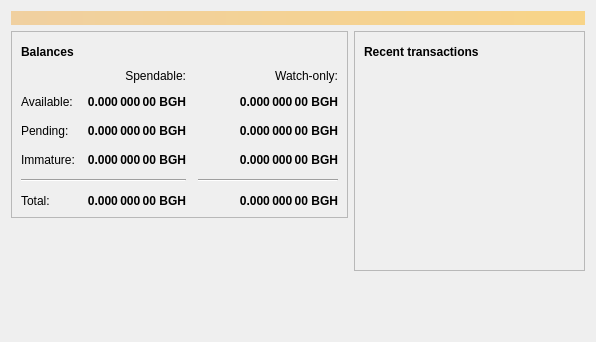
<?xml version="1.0" encoding="UTF-8"?>
<ui version="4.0">
 <class>OverviewPage</class>
 <widget class="QWidget" name="OverviewPage">
  <property name="geometry">
   <rect>
    <x>0</x>
    <y>0</y>
    <width>596</width>
    <height>342</height>
   </rect>
  </property>
  <property name="windowTitle">
   <string>Form</string>
  </property>
  <layout class="QVBoxLayout" name="topLayout">
   <item>
    <widget class="QLabel" name="labelAlerts">
     <property name="visible">
      <bool>false</bool>
     </property>
     <property name="styleSheet">
      <string notr="true">QLabel { background-color: qlineargradient(x1: 0, y1: 0, x2: 1, y2: 0, stop:0 #F0D0A0, stop:1 #F8D488); color:#000000; }</string>
     </property>
     <property name="wordWrap">
      <bool>true</bool>
     </property>
     <property name="margin">
      <number>3</number>
     </property>
     <property name="textInteractionFlags">
      <set>Qt::TextSelectableByMouse</set>
     </property>
    </widget>
   </item>
   <item>
    <layout class="QHBoxLayout" name="horizontalLayout" stretch="1,1">
     <item>
      <layout class="QVBoxLayout" name="verticalLayout_2">
       <item>
        <widget class="QFrame" name="frame">
         <property name="frameShape">
          <enum>QFrame::StyledPanel</enum>
         </property>
         <property name="frameShadow">
          <enum>QFrame::Raised</enum>
         </property>
         <layout class="QVBoxLayout" name="verticalLayout_4">
          <item>
           <layout class="QHBoxLayout" name="horizontalLayout_4">
            <item>
             <widget class="QLabel" name="label_5">
              <property name="font">
               <font>
                <weight>75</weight>
                <bold>true</bold>
               </font>
              </property>
              <property name="text">
               <string>Balances</string>
              </property>
             </widget>
            </item>
            <item>
             <widget class="QPushButton" name="labelWalletStatus">
              <property name="enabled">
               <bool>true</bool>
              </property>
              <property name="maximumSize">
               <size>
                <width>30</width>
                <height>16777215</height>
               </size>
              </property>
              <property name="toolTip">
               <string>The displayed information may be out of date. Your wallet automatically synchronizes with the Bitcoin network after a connection is established, but this process has not completed yet.</string>
              </property>
              <property name="text">
               <string/>
              </property>
              <property name="icon">
               <iconset resource="../bitcoin.qrc">
                <normaloff>:/icons/warning</normaloff>
                <disabledoff>:/icons/warning</disabledoff>:/icons/warning</iconset>
              </property>
              <property name="iconSize">
               <size>
                <width>24</width>
                <height>24</height>
               </size>
              </property>
              <property name="flat">
               <bool>true</bool>
              </property>
             </widget>
            </item>
            <item>
             <spacer name="horizontalSpacer_3">
              <property name="orientation">
               <enum>Qt::Horizontal</enum>
              </property>
              <property name="sizeHint" stdset="0">
               <size>
                <width>40</width>
                <height>20</height>
               </size>
              </property>
             </spacer>
            </item>
           </layout>
          </item>
          <item>
           <layout class="QGridLayout" name="gridLayout">
            <property name="spacing">
             <number>12</number>
            </property>
            <item row="2" column="2">
             <widget class="QLabel" name="labelWatchPending">
              <property name="font">
               <font>
                <weight>75</weight>
                <bold>true</bold>
               </font>
              </property>
              <property name="cursor">
               <cursorShape>IBeamCursor</cursorShape>
              </property>
              <property name="toolTip">
               <string>Unconfirmed transactions to watch-only addresses</string>
              </property>
              <property name="text">
               <string notr="true">0.000 000 00 BGH</string>
              </property>
              <property name="alignment">
               <set>Qt::AlignRight|Qt::AlignTrailing|Qt::AlignVCenter</set>
              </property>
              <property name="textInteractionFlags">
               <set>Qt::LinksAccessibleByMouse|Qt::TextSelectableByKeyboard|Qt::TextSelectableByMouse</set>
              </property>
             </widget>
            </item>
            <item row="2" column="1">
             <widget class="QLabel" name="labelUnconfirmed">
              <property name="font">
               <font>
                <weight>75</weight>
                <bold>true</bold>
               </font>
              </property>
              <property name="cursor">
               <cursorShape>IBeamCursor</cursorShape>
              </property>
              <property name="toolTip">
               <string>Total of transactions that have yet to be confirmed, and do not yet count toward the spendable balance</string>
              </property>
              <property name="text">
               <string notr="true">0.000 000 00 BGH</string>
              </property>
              <property name="alignment">
               <set>Qt::AlignRight|Qt::AlignTrailing|Qt::AlignVCenter</set>
              </property>
              <property name="textInteractionFlags">
               <set>Qt::LinksAccessibleByMouse|Qt::TextSelectableByKeyboard|Qt::TextSelectableByMouse</set>
              </property>
             </widget>
            </item>
            <item row="3" column="2">
             <widget class="QLabel" name="labelWatchImmature">
              <property name="font">
               <font>
                <weight>75</weight>
                <bold>true</bold>
               </font>
              </property>
              <property name="cursor">
               <cursorShape>IBeamCursor</cursorShape>
              </property>
              <property name="toolTip">
               <string>Mined balance in watch-only addresses that has not yet matured</string>
              </property>
              <property name="text">
               <string notr="true">0.000 000 00 BGH</string>
              </property>
              <property name="alignment">
               <set>Qt::AlignRight|Qt::AlignTrailing|Qt::AlignVCenter</set>
              </property>
              <property name="textInteractionFlags">
               <set>Qt::LinksAccessibleByMouse|Qt::TextSelectableByKeyboard|Qt::TextSelectableByMouse</set>
              </property>
             </widget>
            </item>
            <item row="4" column="0" colspan="2">
             <widget class="Line" name="line">
              <property name="orientation">
               <enum>Qt::Horizontal</enum>
              </property>
             </widget>
            </item>
            <item row="4" column="2">
             <widget class="Line" name="lineWatchBalance">
              <property name="sizePolicy">
               <sizepolicy hsizetype="Preferred" vsizetype="Fixed">
                <horstretch>0</horstretch>
                <verstretch>0</verstretch>
               </sizepolicy>
              </property>
              <property name="minimumSize">
               <size>
                <width>140</width>
                <height>0</height>
               </size>
              </property>
              <property name="orientation">
               <enum>Qt::Horizontal</enum>
              </property>
             </widget>
            </item>
            <item row="5" column="0">
             <widget class="QLabel" name="labelTotalText">
              <property name="text">
               <string>Total:</string>
              </property>
             </widget>
            </item>
            <item row="3" column="1">
             <widget class="QLabel" name="labelImmature">
              <property name="font">
               <font>
                <weight>75</weight>
                <bold>true</bold>
               </font>
              </property>
              <property name="cursor">
               <cursorShape>IBeamCursor</cursorShape>
              </property>
              <property name="toolTip">
               <string>Mined balance that has not yet matured</string>
              </property>
              <property name="text">
               <string notr="true">0.000 000 00 BGH</string>
              </property>
              <property name="alignment">
               <set>Qt::AlignRight|Qt::AlignTrailing|Qt::AlignVCenter</set>
              </property>
              <property name="textInteractionFlags">
               <set>Qt::LinksAccessibleByMouse|Qt::TextSelectableByKeyboard|Qt::TextSelectableByMouse</set>
              </property>
             </widget>
            </item>
            <item row="2" column="3">
             <spacer name="horizontalSpacer_2">
              <property name="orientation">
               <enum>Qt::Horizontal</enum>
              </property>
              <property name="sizeHint" stdset="0">
               <size>
                <width>40</width>
                <height>20</height>
               </size>
              </property>
             </spacer>
            </item>
            <item row="3" column="0">
             <widget class="QLabel" name="labelImmatureText">
              <property name="text">
               <string>Immature:</string>
              </property>
             </widget>
            </item>
            <item row="5" column="1">
             <widget class="QLabel" name="labelTotal">
              <property name="font">
               <font>
                <weight>75</weight>
                <bold>true</bold>
               </font>
              </property>
              <property name="cursor">
               <cursorShape>IBeamCursor</cursorShape>
              </property>
              <property name="toolTip">
               <string>Your current total balance</string>
              </property>
              <property name="text">
               <string notr="true">0.000 000 00 BGH</string>
              </property>
              <property name="alignment">
               <set>Qt::AlignRight|Qt::AlignTrailing|Qt::AlignVCenter</set>
              </property>
              <property name="textInteractionFlags">
               <set>Qt::LinksAccessibleByMouse|Qt::TextSelectableByKeyboard|Qt::TextSelectableByMouse</set>
              </property>
             </widget>
            </item>
            <item row="5" column="2">
             <widget class="QLabel" name="labelWatchTotal">
              <property name="font">
               <font>
                <weight>75</weight>
                <bold>true</bold>
               </font>
              </property>
              <property name="cursor">
               <cursorShape>IBeamCursor</cursorShape>
              </property>
              <property name="toolTip">
               <string>Current total balance in watch-only addresses</string>
              </property>
              <property name="text">
               <string notr="true">0.000 000 00 BGH</string>
              </property>
              <property name="alignment">
               <set>Qt::AlignRight|Qt::AlignTrailing|Qt::AlignVCenter</set>
              </property>
              <property name="textInteractionFlags">
               <set>Qt::LinksAccessibleByMouse|Qt::TextSelectableByKeyboard|Qt::TextSelectableByMouse</set>
              </property>
             </widget>
            </item>
            <item row="0" column="2">
             <widget class="QLabel" name="labelWatchonly">
              <property name="text">
               <string>Watch-only:</string>
              </property>
              <property name="alignment">
               <set>Qt::AlignRight|Qt::AlignTrailing|Qt::AlignVCenter</set>
              </property>
             </widget>
            </item>
            <item row="1" column="0">
             <widget class="QLabel" name="labelBalanceText">
              <property name="text">
               <string>Available:</string>
              </property>
             </widget>
            </item>
            <item row="1" column="1">
             <widget class="QLabel" name="labelBalance">
              <property name="font">
               <font>
                <weight>75</weight>
                <bold>true</bold>
               </font>
              </property>
              <property name="cursor">
               <cursorShape>IBeamCursor</cursorShape>
              </property>
              <property name="toolTip">
               <string>Your current spendable balance</string>
              </property>
              <property name="text">
               <string notr="true">0.000 000 00 BGH</string>
              </property>
              <property name="alignment">
               <set>Qt::AlignRight|Qt::AlignTrailing|Qt::AlignVCenter</set>
              </property>
              <property name="textInteractionFlags">
               <set>Qt::LinksAccessibleByMouse|Qt::TextSelectableByKeyboard|Qt::TextSelectableByMouse</set>
              </property>
             </widget>
            </item>
            <item row="1" column="2">
             <widget class="QLabel" name="labelWatchAvailable">
              <property name="font">
               <font>
                <weight>75</weight>
                <bold>true</bold>
               </font>
              </property>
              <property name="cursor">
               <cursorShape>IBeamCursor</cursorShape>
              </property>
              <property name="toolTip">
               <string>Your current balance in watch-only addresses</string>
              </property>
              <property name="text">
               <string notr="true">0.000 000 00 BGH</string>
              </property>
              <property name="alignment">
               <set>Qt::AlignRight|Qt::AlignTrailing|Qt::AlignVCenter</set>
              </property>
              <property name="textInteractionFlags">
               <set>Qt::LinksAccessibleByMouse|Qt::TextSelectableByKeyboard|Qt::TextSelectableByMouse</set>
              </property>
             </widget>
            </item>
            <item row="2" column="0">
             <widget class="QLabel" name="labelPendingText">
              <property name="text">
               <string>Pending:</string>
              </property>
             </widget>
            </item>
            <item row="0" column="1">
             <widget class="QLabel" name="labelSpendable">
              <property name="text">
               <string>Spendable:</string>
              </property>
              <property name="alignment">
               <set>Qt::AlignRight|Qt::AlignTrailing|Qt::AlignVCenter</set>
              </property>
             </widget>
            </item>
           </layout>
          </item>
         </layout>
        </widget>
       </item>
       <item>
        <spacer name="verticalSpacer">
         <property name="orientation">
          <enum>Qt::Vertical</enum>
         </property>
         <property name="sizeHint" stdset="0">
          <size>
           <width>20</width>
           <height>40</height>
          </size>
         </property>
        </spacer>
       </item>
      </layout>
     </item>
     <item>
      <layout class="QVBoxLayout" name="verticalLayout_3">
       <item>
        <widget class="QFrame" name="frame_2">
         <property name="frameShape">
          <enum>QFrame::StyledPanel</enum>
         </property>
         <property name="frameShadow">
          <enum>QFrame::Raised</enum>
         </property>
         <layout class="QVBoxLayout" name="verticalLayout">
          <item>
           <layout class="QHBoxLayout" name="horizontalLayout_2">
            <item>
             <widget class="QLabel" name="label_4">
              <property name="font">
               <font>
                <weight>75</weight>
                <bold>true</bold>
               </font>
              </property>
              <property name="text">
               <string>Recent transactions</string>
              </property>
             </widget>
            </item>
            <item>
             <widget class="QPushButton" name="labelTransactionsStatus">
              <property name="enabled">
               <bool>true</bool>
              </property>
              <property name="maximumSize">
               <size>
                <width>30</width>
                <height>16777215</height>
               </size>
              </property>
              <property name="toolTip">
               <string>The displayed information may be out of date. Your wallet automatically synchronizes with the Bitcoin network after a connection is established, but this process has not completed yet.</string>
              </property>
              <property name="text">
               <string/>
              </property>
              <property name="icon">
               <iconset resource="../bitcoin.qrc">
                <normaloff>:/icons/warning</normaloff>
                <disabledoff>:/icons/warning</disabledoff>:/icons/warning</iconset>
              </property>
              <property name="iconSize">
               <size>
                <width>24</width>
                <height>24</height>
               </size>
              </property>
              <property name="flat">
               <bool>true</bool>
              </property>
             </widget>
            </item>
            <item>
             <spacer name="horizontalSpacer">
              <property name="orientation">
               <enum>Qt::Horizontal</enum>
              </property>
              <property name="sizeHint" stdset="0">
               <size>
                <width>40</width>
                <height>20</height>
               </size>
              </property>
             </spacer>
            </item>
           </layout>
          </item>
          <item>
           <widget class="QListView" name="listTransactions">
            <property name="styleSheet">
             <string notr="true">QListView { background: transparent; }</string>
            </property>
            <property name="frameShape">
             <enum>QFrame::NoFrame</enum>
            </property>
            <property name="verticalScrollBarPolicy">
             <enum>Qt::ScrollBarAlwaysOff</enum>
            </property>
            <property name="horizontalScrollBarPolicy">
             <enum>Qt::ScrollBarAlwaysOff</enum>
            </property>
            <property name="selectionMode">
             <enum>QAbstractItemView::NoSelection</enum>
            </property>
           </widget>
          </item>
         </layout>
        </widget>
       </item>
       <item>
        <spacer name="verticalSpacer_2">
         <property name="orientation">
          <enum>Qt::Vertical</enum>
         </property>
         <property name="sizeHint" stdset="0">
          <size>
           <width>20</width>
           <height>40</height>
          </size>
         </property>
        </spacer>
       </item>
      </layout>
     </item>
    </layout>
   </item>
  </layout>
 </widget>
 <resources/>
 <connections/>
</ui>
